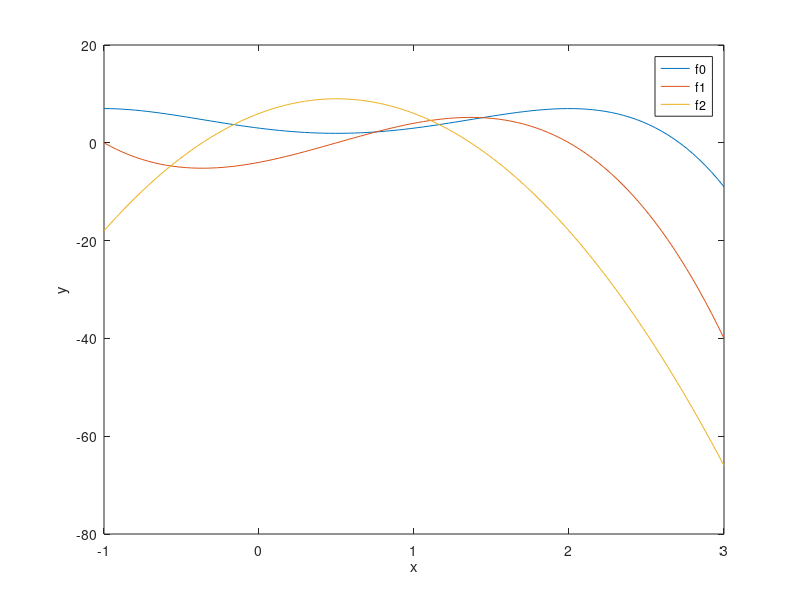

Recreate this plot in MATLAB.
clc;
clear;
close;

% vandermonde-matrix
v_x = [1,1,1,1,1 ; 0,1,2,3,4 ; 0,0,2,6,12 ; 1,2,4,8,16 ; 0,1,4,12,32];
a = [];
fx = [3;4;6;7;0];

a = v_x\fx

x = linspace(-1,3,100);
f = @(x) 3-4*x+3*x.^2+2*x.^3-x.^4;
f_1s = @(x) -4+6*x+6*x.^2-4*x.^3;
f_2s = @(x) 6+12*x-12*x.^2;

f0 = f(x);
f1 = f_1s(x);
f2 = f_2s(x);

figure
plot(x,f0)
hold on
plot(x,f1)
plot(x,f2)

xlabel("x")
ylabel("y")
legend("f0","f1","f2")